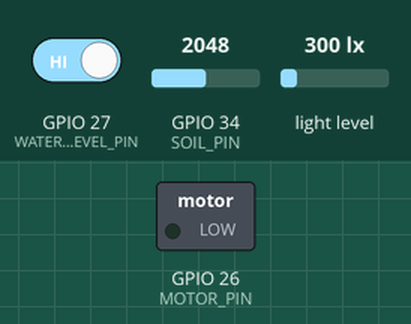
Simulated run of this sketch. Board: ESP32. On the bench: switched loads named in the sketch (green lamp = pin HIGH). The test bench sets the inputs (shaded band); at power-on: GPIO 27 (WATER_LEVEL_PIN) HIGH, GPIO 34 (SOIL_PIN) = 2048, light level 300 lx (analog values on the 0–4095 scale). WiFi joins after 1.5 s; servers stay silent unless stated; no MQTT or app messages arrive unless stated; what the sketch prints to the serial monitor is not drawn.

Above: at 1.2 s.
1.3 s: GPIO 27 (WATER_LEVEL_PIN) driven LOW
At 3.6 s:
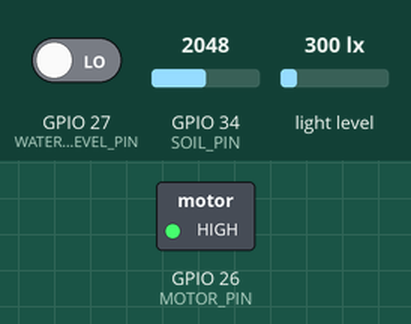
3.9 s: GPIO 34 (SOIL_PIN) set to 2599
5.7 s: GPIO 34 (SOIL_PIN) set to 2711
At 7.4 s:
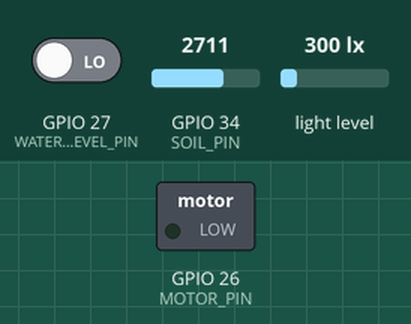
Timing chart, 0 to 8.9 s (numbered marks = the images above; inputs shaded):
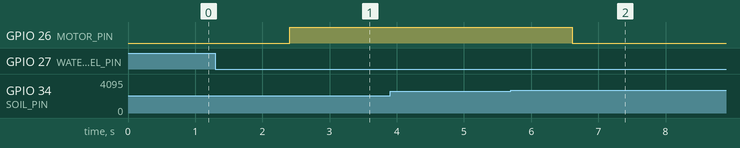

The sketch:

esp32_bh1750_mqtt.ino
```cpp
#include <WiFi.h>
#include <PubSubClient.h>
#include <Wire.h>
#include <BH1750.h>
#include "secrets.h"

// ESP32 DevKit V1 센서 및 모터 설정
constexpr int SOIL_PIN = 34;
constexpr int MOTOR_PIN = 26;
constexpr int WATER_LEVEL_PIN = 27;  // 수위 센서: D27
constexpr int WATER_EMPTY_LEVEL = HIGH;
constexpr int SDA_PIN = 21;
constexpr int SCL_PIN = 22;
constexpr uint8_t BH1750_ADDRESS = 0x23;

// 토양 수분 센서 보정값
constexpr int DRY_VALUE = 0;
constexpr int WET_VALUE = 2670;
constexpr int SOIL_START_THRESHOLD = 2200;
constexpr int SOIL_STOP_THRESHOLD = 2650;

// 기존 급수 동작: 최대 5초 가동 후 60초 대기, 수위 복구는 1초 확인
constexpr int MOTOR_PWM = 255;
constexpr unsigned long MOTOR_DURATION_MS = 5000;
constexpr unsigned long SOIL_SETTLE_MS = 60000;
constexpr unsigned long WATER_RECOVERY_MS = 1000;

const char* MQTT_HOST = "broker.emqx.io";
constexpr uint16_t MQTT_PORT = 1883;
const char* MQTT_TOPIC_DATA =
    "dohoon819/esp32-light/04fa372de25d455cb9cbfb965edd2193/data";
const char* MQTT_TOPIC_STATUS =
    "dohoon819/esp32-light/04fa372de25d455cb9cbfb965edd2193/status";

constexpr unsigned long PUBLISH_INTERVAL_MS = 5000;
constexpr unsigned long WIFI_RETRY_INTERVAL_MS = 10000;
constexpr unsigned long MQTT_RETRY_INTERVAL_MS = 5000;

WiFiClient wifiClient;
PubSubClient mqttClient(wifiClient);
BH1750 lightMeter;

unsigned long lastPublishAt = 0;
unsigned long lastWiFiAttemptAt = 0;
unsigned long lastMqttAttemptAt = 0;
unsigned long lastSoilReadingAt = 0;
bool lightSensorOK = false;
bool soilReadingReady = false;
bool soilSensorError = false;  // 오류 발생 시 재시작 전까지 자동 급수 차단
bool waterEmpty = false;  // 물 부족 시 급수와 측정 중단, 상태 전송은 유지
bool telemetryPending = true;
bool waterRecoveryPending = false;
unsigned long waterDetectedAt = 0;
int soilRaw = 0;
float soilPercent = 0;
bool wateringActive = false;
bool pumpRunning = false;
bool waitingForSoil = false;
unsigned long pumpStartedAt = 0;
unsigned long pumpStoppedAt = 0;

bool checkWaterLevel() {
  if (digitalRead(WATER_LEVEL_PIN) == WATER_EMPTY_LEVEL) {
    waterRecoveryPending = false;
    if (!waterEmpty) {
      // 일반 급수 종료와 달리 토양 안정화 대기나 다음 급수를 예약하지 않는다.
      analogWrite(MOTOR_PIN, 0);
      pumpRunning = false;
      wateringActive = false;
      waitingForSoil = false;
      soilReadingReady = false;
      waterEmpty = true;
      telemetryPending = true;
      Serial.println("물이 없습니다. 급수와 측정을 중단하고 웹으로 알립니다. 물을 채우면 자동으로 재개합니다.");
    }
    return false;
  }
  if (!waterEmpty) return true;

  // 물결이나 접점 흔들림으로 반복 재개되지 않도록 1초간 수위를 확인한다.
  if (!waterRecoveryPending) {
    waterRecoveryPending = true;
    waterDetectedAt = millis();
  }
  if (millis() - waterDetectedAt < WATER_RECOVERY_MS) return false;

  waterEmpty = false;
  waterRecoveryPending = false;
  soilReadingReady = false;
  telemetryPending = true;
  Serial.println("물이 채워졌습니다. 토양 수분을 다시 측정하고 작업을 재개합니다.");
  return true;
}

void readSoil() {
  if (waterEmpty) return;
  long sum = 0;
  for (int i = 0; i < 10; i++) {
    // 급수 중일 때만 토양 측정 사이에도 수위를 확인한다.
    if (pumpRunning && !checkWaterLevel()) return;
    sum += analogRead(SOIL_PIN);
    delay(10);
  }
  if (pumpRunning && !checkWaterLevel()) return;
  soilRaw = sum / 10;
  if (soilRaw == 0) {
    const bool pumpWasRunning = pumpRunning;
    analogWrite(MOTOR_PIN, 0);
    pumpRunning = false;
    wateringActive = false;
    waitingForSoil = false;
    if (!soilSensorError) {
      Serial.println("토양수분센서 오류: 원시값 0. 자동 급수 중단. 센서 점검 후 재시작하세요.");
    }
    soilSensorError = true;
    // 토양 센서 오류로 급수를 끝낸 경우에도 종료 직후 수위를 확인한다.
    if (pumpWasRunning && !checkWaterLevel()) return;
  }
  soilPercent = (float)(soilRaw - DRY_VALUE) * 100.0f /
                (WET_VALUE - DRY_VALUE);
  soilPercent = constrain(soilPercent, 0.0f, 100.0f);
  soilReadingReady = true;

  Serial.print("Soil ADC: ");
  Serial.println(soilRaw);
  Serial.print("Soil Moisture (calibrated): ");
  Serial.print(soilPercent, 1);
  Serial.println(" %");

  lastSoilReadingAt = millis();
}

void stopPump() {
  analogWrite(MOTOR_PIN, 0);
  pumpRunning = false;
  waitingForSoil = true;
  pumpStoppedAt = millis();
  // 펌프를 끈 직후 한 번 확인한다. 이후 안정화 대기 중에는 읽지 않는다.
  if (!checkWaterLevel()) return;
  Serial.println("펌프 정지: 60초 동안 토양 안정화 대기");
}

void updateWatering() {
  if (waterEmpty || soilSensorError) return;
  if (pumpRunning && !checkWaterLevel()) return;
  const unsigned long now = millis();
  if (pumpRunning && now - pumpStartedAt >= MOTOR_DURATION_MS) {
    stopPump();
  }
  if (waterEmpty || !soilReadingReady) return;

  // 상한에 도달하면 급수 종료. 다음 급수는 시작 임계값 이하일 때 시작.
  if (soilRaw >= SOIL_STOP_THRESHOLD) {
    wateringActive = false;
    if (pumpRunning) stopPump();
  }
  if (waterEmpty || pumpRunning) return;

  // 펌프를 끈 뒤에는 반드시 1분을 기다리고 새 측정값으로 판단.
  if (waitingForSoil) {
    if (millis() - pumpStoppedAt < SOIL_SETTLE_MS) return;
    readSoil();
    if (waterEmpty || soilSensorError) return;
    waitingForSoil = false;
    if (soilRaw >= SOIL_STOP_THRESHOLD) wateringActive = false;
  }

  if (soilRaw <= SOIL_START_THRESHOLD) wateringActive = true;
  if (wateringActive) {
    // 실제로 펌프를 켜려는 시점에만 급수 전 수위를 확인한다.
    if (!checkWaterLevel()) return;
    analogWrite(MOTOR_PIN, MOTOR_PWM);
    pumpStartedAt = millis();
    pumpRunning = true;
    Serial.println("펌프 가동: PWM 255, 최대 5초");
  }
}

void connectWiFi() {
  if (WiFi.status() == WL_CONNECTED) return;

  const unsigned long now = millis();
  if (lastWiFiAttemptAt != 0 && now - lastWiFiAttemptAt < WIFI_RETRY_INTERVAL_MS) {
    return;
  }

  lastWiFiAttemptAt = now;
  Serial.print("Wi-Fi 연결 중: ");
  Serial.println(WIFI_SSID);
  WiFi.mode(WIFI_STA);
  WiFi.begin(WIFI_SSID, WIFI_PASSWORD);
}

void connectMqtt() {
  if (WiFi.status() != WL_CONNECTED || mqttClient.connected()) return;

  const unsigned long now = millis();
  if (lastMqttAttemptAt != 0 && now - lastMqttAttemptAt < MQTT_RETRY_INTERVAL_MS) {
    return;
  }
  lastMqttAttemptAt = now;

  String clientId = "esp32-light-" + String((uint32_t)ESP.getEfuseMac(), HEX);
  Serial.print("MQTT 연결 중...");

  const bool connected = mqttClient.connect(
      clientId.c_str(),
      MQTT_TOPIC_STATUS,
      0,
      true,
      "offline"
  );

  if (connected) {
    Serial.println("완료");
    mqttClient.publish(MQTT_TOPIC_STATUS, "online", true);
    telemetryPending = true;
  } else {
    Serial.print("실패, 코드: ");
    Serial.println(mqttClient.state());
  }
}

void publishReading() {
  if (!mqttClient.connected()) return;

  const float lux = !waterEmpty && lightSensorOK ? lightMeter.readLightLevel() : -1;
  if (!waterEmpty && lux < 0) {
    Serial.println("BH1750 읽기 실패");
  }

  // 물 부족으로 아직 측정하지 못한 값은 0 대신 null로 전송한다.
  char soilRawText[16] = "null";
  char soilPercentText[16] = "null";
  if (lastSoilReadingAt != 0) {
    snprintf(soilRawText, sizeof(soilRawText), "%d", soilRaw);
    snprintf(soilPercentText, sizeof(soilPercentText), "%.1f", soilPercent);
  }

  char payload[256];
  snprintf(
      payload,
      sizeof(payload),
      "{\"lux\":%.1f,\"soilRaw\":%s,\"soilPercent\":%s,\"waterEmpty\":%s,\"soilSensorError\":%s,\"soilStale\":%s,\"rssi\":%d,\"uptime\":%lu}",
      lux,
      soilRawText,
      soilPercentText,
      waterEmpty ? "true" : "false",
      soilSensorError ? "true" : "false",
      (waterEmpty || lastSoilReadingAt == 0) ? "true" : "false",
      WiFi.RSSI(),
      millis() / 1000UL
  );

  if (mqttClient.publish(MQTT_TOPIC_DATA, payload, true)) {
    Serial.print("전송: ");
    Serial.println(payload);
  } else {
    Serial.println("MQTT 전송 실패");
  }
}

void setup() {
  pinMode(MOTOR_PIN, OUTPUT);
  analogWrite(MOTOR_PIN, 0);
  Serial.begin(115200);
  pinMode(WATER_LEVEL_PIN, INPUT_PULLUP);
  analogReadResolution(12);
  analogSetPinAttenuation(SOIL_PIN, ADC_11db);

  Wire.begin(SDA_PIN, SCL_PIN);
  lightSensorOK = lightMeter.begin(
      BH1750::CONTINUOUS_HIGH_RES_MODE, BH1750_ADDRESS);
  Serial.println(lightSensorOK ? "BH1750 connected!" : "BH1750 connection failed!");

  mqttClient.setServer(MQTT_HOST, MQTT_PORT);
  mqttClient.setBufferSize(512);
  mqttClient.setSocketTimeout(3);
  checkWaterLevel();
  connectWiFi();
}

void loop() {
  // 물 부족으로 급수를 보류한 경우에는 재시도 전 수위를 계속 확인한다.
  // 일반 대기 중에는 수위 센서를 읽지 않는다.
  if (waterEmpty) checkWaterLevel();
  if (!waterEmpty) {
    updateWatering();
    // 네트워크 연결 여부와 관계없이 토양수분 측정 및 모터 제어
    if (!waterEmpty && (!soilReadingReady || millis() - lastSoilReadingAt >= 2000UL)) {
      readSoil();
    }
    updateWatering();
  }

  // 네트워크 호출이 지연되어도 펌프의 정지 시간이 늘어나지 않도록 한다.
  if (pumpRunning) {
    delay(1);
    return;
  }

  connectWiFi();
  connectMqtt();
  mqttClient.loop();

  const unsigned long now = millis();
  if (mqttClient.connected() &&
      (telemetryPending || now - lastPublishAt >= PUBLISH_INTERVAL_MS)) {
    lastPublishAt = now;
    telemetryPending = false;
    publishReading();
  }
  delay(1);
}
```

secrets.example.h
```cpp
#pragma once

// 이 파일을 secrets.h로 복사한 뒤 실제 Wi-Fi 정보를 입력하세요.
// secrets.h는 .gitignore에 포함되어 GitHub에 업로드되지 않습니다.
const char* WIFI_SSID = "YOUR_WIFI_NAME";
const char* WIFI_PASSWORD = "YOUR_WIFI_PASSWORD";
```

Measured:
- the behaviour switches between 2649 and 2650 on GPIO 34 (SOIL_PIN) (found by bisection; images 1 and 2)
- after the input at 1.3 s, GPIO 26 (MOTOR_PIN): LOW → HIGH after 1.1 s
- after the input at 3.9 s, every drawn part: stays the same
- after the input at 5.7 s, GPIO 26 (MOTOR_PIN): HIGH → LOW after 0.91 s instead of 1.7 s
